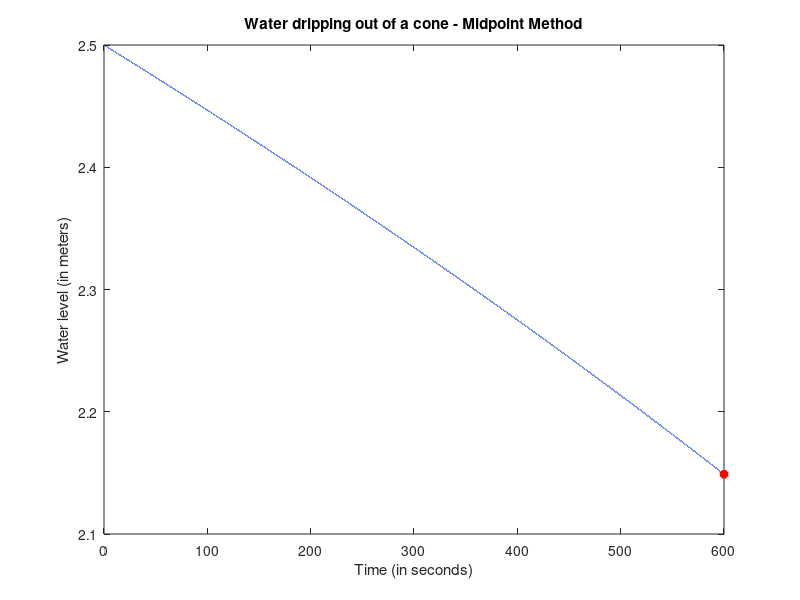

MATLAB code to generate this figure:
clc
clear
close

N = 100000;
t0 = 0;
T = 600; %seconds
dt = (T-t0)/N;

x_0 = 2.5; %m
r = 0.03; %m
r_0 = 2.6833; %m
tg_alpha = r_0/x_0;
rx = @(x)tg_alpha * x;
g = 9.8; %m / sec^2
A =@(x)(rx(x).^2)*pi;

X = [x_0 zeros(1,N)];
t = [t0 zeros(1,N)];

%% Midpoint Method

%initialization value

X_minus1 = x_0 - dt*(-0.6*pi*r^2*sqrt(2*g)*sqrt(X(1))/A(X(1)));

X = [X_minus1 X];

for n = 2 : N+1
    X(n+1) = X(n-1) + 2*dt*(-0.6*pi*r^2*sqrt(2*g)*sqrt(X(n))/A(X(n)));
    t(n+1)=t(n)+dt;
end

X = X(2:end);
t = t(1:end-1);

Water_Level_T = X(end);
plot(t,X)
hold on
plot(t(end),X(end),"r*","LineWidth",3);
hold off
title('Water dripping out of a cone - Midpoint Method')
xlabel('Time (in seconds)')
ylabel('Water level (in meters)')

fprintf('Water lever after 10 minutes (Using Midpoint Method):  %.16f Meters \n',Water_Level_T)

%% Error of the numerical solution
x_analytical = 2.1489055841903624; %Analytical solution for x
error = abs(Water_Level_T-x_analytical);
fprintf('The error of the estimation is %.16f \n',error)